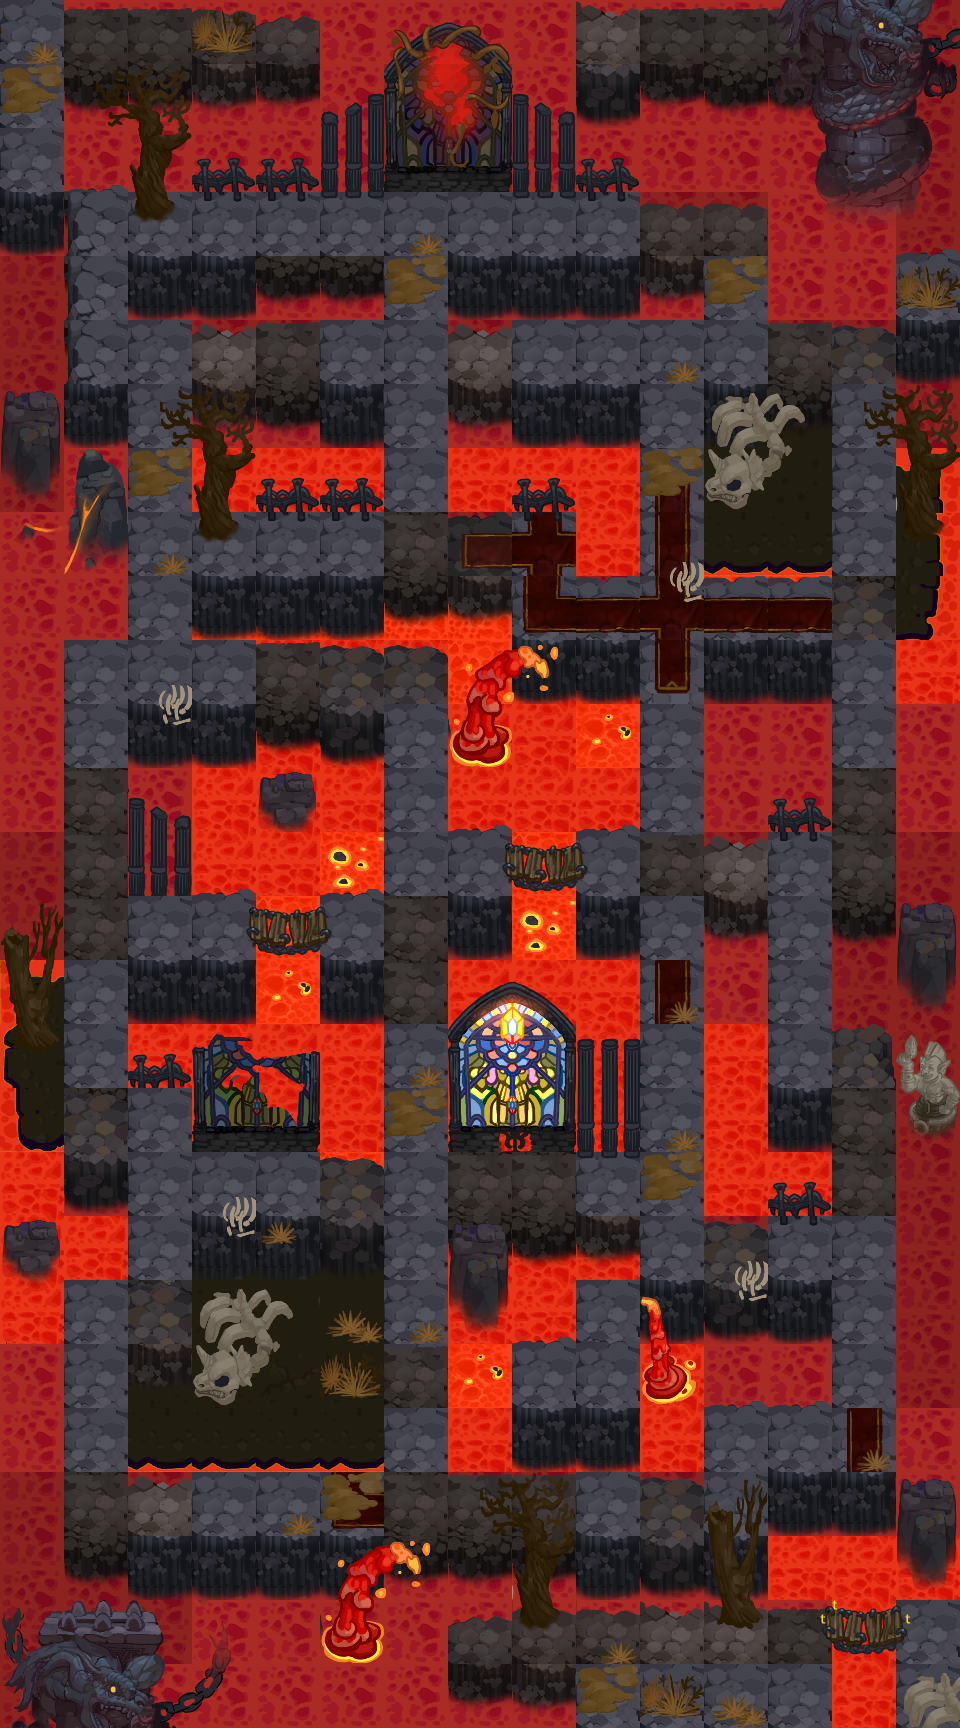

This game map was drawn from its Tiled (.tmx) file and the tilesets committed beside it. A one-line description and the trimmed map source follow:
An orthogonal 15x27 tile map with 64x64 px tiles, 7 tile layers (background, background_top, block, block_top, ...), 4 tilesets and 11 objects (5x monster, 3x 2, move_3, move_2, move_1).

<map version="1.2" tiledversion="1.2.2" orientation="orthogonal" renderorder="left-down" width="15" height="27" tilewidth="64" tileheight="64" infinite="0" nextlayerid="55" nextobjectid="234">
 <tileset firstgid="1" name="volcano_block_1" tilewidth="64" tileheight="64" tilecount="64" columns="8">
  <image source="img/volcano_block_1.png" width="512" height="512" />
 </tileset>
 <tileset firstgid="65" name="diamond" tilewidth="64" tileheight="64" tilecount="64" columns="8">
  <image source="img/diamond.png" width="512" height="512" />
 </tileset>
 <tileset firstgid="129" name="volcano_bg_1" tilewidth="64" tileheight="64" tilecount="64" columns="8">
  <image source="img/volcano_bg_1.png" width="512" height="512" />
 </tileset>
 <tileset firstgid="193" name="volcano_top_1" tilewidth="64" tileheight="64" tilecount="64" columns="8">
  <image source="img/volcano_top_1.png" width="512" height="512" />
 </tileset>
 <layer id="45" name="background" width="15" height="27">
  <data>[405 cells, 390 non-empty, 11 distinct tile ids]</data>
 </layer>
 <layer id="46" name="background_top" width="15" height="27">
  <data>[405 cells, 137 non-empty, 21 distinct tile ids]</data>
 </layer>
 <layer id="47" name="block" width="15" height="27">
  <data>[405 cells, 268 non-empty, 22 distinct tile ids]</data>
 </layer>
 <layer id="48" name="block_top" width="15" height="27">
  <data>[405 cells, 123 non-empty, 32 distinct tile ids]</data>
 </layer>
 <layer id="49" name="diamond" width="15" height="27">
  <data>[405 cells, 62 non-empty, 1 distinct tile ids]</data>
 </layer>
 <objectgroup color="#ffaaff" id="50" name="trigger">
  <object id="231" name="trigger" type="2" x="512" y="320" width="64" height="64">
   <properties>
    <property name="Resource" value="Trigger_Stove" />
    <property name="Type" type="int" value="2" />
   </properties>
  </object>
  <object id="232" name="trigger" type="2" x="832" y="768" width="64" height="64">
   <properties>
    <property name="Resource" value="Trigger_Stove" />
    <property name="Type" type="int" value="2" />
   </properties>
  </object>
  <object id="233" name="trigger" type="2" x="64" y="640" width="64" height="64">
   <properties>
    <property name="Resource" value="Trigger_Stove" />
    <property name="Type" type="int" value="2" />
   </properties>
  </object>
 </objectgroup>
 <objectgroup color="#ff0000" id="51" name="monster">
  <object id="224" name="monster" x="192" y="192" width="64" height="64">
   <properties>
    <property name="Direction_Arr" value="0" />
    <property name="ID_Arr" value="801" />
    <property name="Interval" type="int" value="5000" />
    <property name="Move_Arr" value="0" />
    <property name="Order" type="int" value="1" />
    <property name="Time" type="int" value="0" />
   </properties>
  </object>
  <object id="225" name="monster" x="256" y="512" width="64" height="64">
   <properties>
    <property name="Direction_Arr" value="0" />
    <property name="ID_Arr" value="202" />
    <property name="Interval" type="int" value="5000" />
    <property name="Move_Arr" value="0" />
    <property name="Order" type="int" value="1" />
    <property name="Time" type="int" value="0" />
   </properties>
  </object>
  <object id="226" name="monster" x="576" y="192" width="64" height="64">
   <properties>
    <property name="Direction_Arr" value="0" />
    <property name="ID_Arr" value="106" />
    <property name="Interval" type="int" value="5000" />
    <property name="Move_Arr" value="0" />
    <property name="Order" type="int" value="1" />
    <property name="Time" type="int" value="0" />
   </properties>
  </object>
  <object id="227" name="monster" x="832" y="448" width="64" height="64">
   <properties>
    <property name="Direction_Arr" value="0" />
    <property name="ID_Arr" value="106" />
    <property name="Interval" type="int" value="5000" />
    <property name="Move_Arr" value="0" />
    <property name="Order" type="int" value="1" />
    <property name="Time" type="int" value="0" />
   </properties>
  </object>
  <object id="228" name="monster" x="576" y="832" width="64" height="64">
   <properties>
    <property name="Direction_Arr" value="0" />
    <property name="ID_Arr" value="106" />
    <property name="Interval" type="int" value="5000" />
    <property name="Move_Arr" value="0" />
    <property name="Order" type="int" value="1" />
    <property name="Time" type="int" value="0" />
   </properties>
  </object>
 </objectgroup>
 <objectgroup color="#00ff00" id="52" name="player" visible="0">
  <object id="110" name="move_3" x="448" y="1472" width="64" height="64" />
  <object id="109" name="move_2" x="448" y="1472" width="64" height="64" />
  <object id="107" name="move_1" x="448" y="1472" width="64" height="64" />
 </objectgroup>
 <layer id="53" name="all_top_1" width="15" height="27">
  <data>[405 cells, 91 non-empty, 52 distinct tile ids]</data>
 </layer>
 <layer id="54" name="all_top_2" width="15" height="27">
  <data>[405 cells, 0 non-empty, 0 distinct tile ids]</data>
 </layer>
</map>
